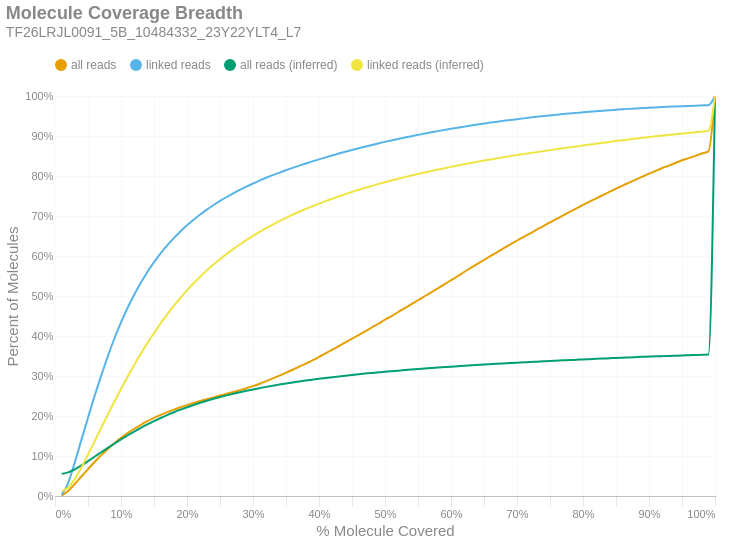

This figure's notebook cell:
### Markdown cell above
### Molecule Read Coverage
This chart shows molecule coverage breadth as computed by the number of bases aligned to that molecule. In other words, "*how much of each unique long molecule is actually sequenced/aligned?*" Keep in mind there is a distinction between sequences and alignments, since some sequences belonging to a particular molecule may not align well and wouldn't appear in the alignment data. This chart also shows molecule coverage breadth as computed by the *inferred fragment* from which the aligned sequences originate. Unlike read coverage, this calculation takes into account the total insert size, including unsequenced gaps between the forward and reverse reads. Like the previous figures, these are cumulative percents.

### Code cell
if SKIPLR:
    print_html(f"Skipped")
else:
    binned_df = consolidated_hist(valids['coverage_bp'], mask, 0.01, True)
    binned_df_inf = consolidated_hist(valids['coverage_inserts'], mask, 0.01, True)
    binned_df = binned_df.with_columns(pl.lit(binned_df_inf['all reads (cumsum)']).alias('all reads (inferred)'))
    binned_df = binned_df.with_columns(pl.lit(binned_df_inf['linked reads (cumsum)']).alias('linked reads (inferred)'))
    binned_df = binned_df.with_columns(
        (pl.col('bin').cast(pl.Float64) + 0.01).alias('right_edge')
    )

    with SafeRender(binned_df):
        (
            density_plot(binned_df, 'Molecule Coverage Breadth', samplename, 'molcov', ['all reads (inferred)','linked reads (inferred)'])
            .encode(
                #x=alt.X('bin:Q', title="% Molecule Covered").axis(format = '%').scale(padding=0),
                x=alt.X('right_edge:Q', title="% Molecule Covered").axis(format='%').scale(padding=0),
                y=alt.Y('value:Q', title='Percent of Molecules')
                    .axis(format='%')
                    .stack(False)
                    .scale(domainMin=0, padding=0),
                color=alt.Color("key:N").scale(domain = ["all reads", "linked reads", "all reads (inferred)", "linked reads (inferred)"]),
                tooltip = [
                    alt.Tooltip("key:N", title = "Data Type"),
                    alt.Tooltip("range_label:N", title="% Molecule Covered"),
                    alt.Tooltip("value:Q", format = ".2%", title="% Molecules")
                ]
            )
        ).display()

### Figure 1 — Vega-Lite specification as saved in the notebook (floating-point values rounded to 4 significant figures)
{"width": "container", "height": 400, "config": {"title": {"anchor": "start", "dy": -15, "fontSize": 18, "color": "#888888", "subtitleColor": "#888888", "subtitleFontSize": 14}, "arc": {"fill": "#0072B2"}, "axis": {"domainColor": "#888888", "domainWidth": 0.5, "gridWidth": 0.2, "grid": false, "titleFontWeight": 400, "titleFontSize": 15, "labelFontSize": 11, "labelColor": "#888888", "tickColor": "#888888", "tickWidth": 0.2, "titleColor": "#888888"}, "axisBand": {"grid": false}, "axisX": {"grid": true, "tickSize": 10, "domainCap": "round"}, "axisY": {"domain": false, "grid": true, "tickSize": 0, "domainCap": "round"}, "background": "transparent", "header": {"labelFontSize": 15, "labelColor": "#888888", "titleFontSize": 15, "titleFontWeight": 600, "titleColor": "#888888"}, "legend": {"labelFont": "sans-serif", "labelFontSize": 12, "labelColor": "#888888", "symbolSize": 100, "symbolType": "circle", "titleFontSize": 12, "titlePadding": 10, "titleColor": "#888888", "title": null, "orient": "top"}, "range": {"category": ["#E69F00", "#56B4E9", "#009E73", "#F0E442", "#0072B2", "#D55E00", "#CC79A7", "#000000"], "diverging": ["#cfe8f3", "#a2d4ec", "#73bfe2", "#46abdb", "#1696d2", "#12719e"]}, "area": {"fill": "#0072B2", "fillOpacity": 0.7, "line": true, "strokeOpacity": 0.7}, "line": {"color": "#0072B2", "stroke": "#0072B2", "strokeWidth": 2}, "trail": {"color": "#0072B2", "stroke": "#0072B2", "strokeWidth": 0, "size": 1}, "point": {"filled": true, "fillOpacity": 1.0, "size": 95}, "text": {"color": "#888888", "fontSize": 11, "align": "right", "fontWeight": 400, "size": 11}, "bar": {"fill": "#0072B2", "stroke": null}, "view": {"stroke": null, "continuousWidth": 660, "continuousHeight": 400}}, "data": {"name": "data-661670bf217cbdec0c6fd71e26784702"}, "mark": {"type": "line", "interpolate": "monotone", "point": {"opacity": 0, "size": 275}}, "encoding": {"color": {"field": "key", "scale": {"domain": ["all reads", "linked reads", "all reads (inferred)", "linked reads (inferred)"]}, "type": "nominal"}, "tooltip": [{"field": "key", "title": "Data Type", "type": "nominal"}, {"field": "range_label", "title": "% Molecule Covered", "type": "nominal"}, {"field": "value", "format": ".2%", "title": "% Molecules", "type": "quantitative"}], "x": {"axis": {"format": "%"}, "field": "right_edge", "scale": {"padding": 0}, "title": "% Molecule Covered", "type": "quantitative"}, "y": {"axis": {"format": "%"}, "field": "value", "scale": {"domainMin": 0, "padding": 0}, "stack": false, "title": "Percent of Molecules", "type": "quantitative"}}, "params": [{"name": "param_c36ac31b6afebe62", "select": {"type": "point", "fields": ["key"]}, "bind": "legend"}], "title": {"text": "Molecule Coverage Breadth", "subtitle": "TF26LRJL0091_5B_10484332_23Y22YLT4_L7"}, "transform": [{"fold": ["all reads (cumsum)", "linked reads (cumsum)", "all reads (inferred)", "linked reads (inferred)"]}, {"calculate": "replace(datum.key, ' (cumsum)', '')", "as": "key"}, {"filter": {"param": "param_c36ac31b6afebe62"}}], "usermeta": {"embedOptions": {"downloadFileName": "TF26LRJL0091_5B_10484332_23Y22YLT4_L7.molcov"}}, "$schema": "https://vega.github.io/schema/vega-lite/v6.4.1.json", "datasets": {"data-661670bf217cbdec0c6fd71e26784702": [{"bin": "0.0", "interval": "0.0-0.01", "all reads": 0.001201, "linked reads": 0.002297, "all reads (cumsum)": 0.001201, "linked reads (cumsum)": 0.002297, "range_label": "0.0-0.01", "all reads (inferred)": 0.05533, "linked reads (inferred)": 0.01169, "right_edge": 0.01}, {"bin": "0.01", "interval": "0.01-0.02", "all reads": 0.01121, "linked reads": 0.03071, "all reads (cumsum)": 0.01241, "linked reads (cumsum)": 0.03301, "range_label": "0.01-0.02", "all reads (inferred)": 0.05911, "linked reads (inferred)": 0.02109, "right_edge": 0.02}, {"bin": "0.02", "interval": "0.02-0.03", "all reads": 0.01758, "linked reads": 0.05098, "all reads (cumsum)": 0.02998, "linked reads (cumsum)": 0.08399, "range_label": "0.02-0.03", "all reads (inferred)": 0.06677, "linked reads (inferred)": 0.0428, "right_edge": 0.03}, {"bin": "0.03", "interval": "0.03-0.04", "all reads": 0.01884, "linked reads": 0.05639, "all reads (cumsum)": 0.04883, "linked reads (cumsum)": 0.1404, "range_label": "0.03-0.04", "all reads (inferred)": 0.07646, "linked reads (inferred)": 0.07132, "right_edge": 0.04}, {"bin": "0.04", "interval": "0.04-0.05", "all reads": 0.01836, "linked reads": 0.05545, "all reads (cumsum)": 0.06719, "linked reads (cumsum)": 0.1958, "range_label": "0.04-0.05", "all reads (inferred)": 0.0872, "linked reads (inferred)": 0.1034, "right_edge": 0.05}, {"bin": "0.05", "interval": "0.05-0.06", "all reads": 0.01784, "linked reads": 0.05418, "all reads (cumsum)": 0.08502, "linked reads (cumsum)": 0.25, "range_label": "0.05-0.06", "all reads (inferred)": 0.09822, "linked reads (inferred)": 0.1365, "right_edge": 0.06}, {"bin": "0.06", "interval": "0.06-0.07", "all reads": 0.01668, "linked reads": 0.05087, "all reads (cumsum)": 0.1017, "linked reads (cumsum)": 0.3009, "range_label": "0.06-0.07", "all reads (inferred)": 0.1093, "linked reads (inferred)": 0.1701, "right_edge": 0.07}, {"bin": "0.07", "interval": "0.07-0.08", "all reads": 0.01582, "linked reads": 0.04835, "all reads (cumsum)": 0.1175, "linked reads (cumsum)": 0.3492, "range_label": "0.07-0.08", "all reads (inferred)": 0.1203, "linked reads (inferred)": 0.2034, "right_edge": 0.08}, {"bin": "0.08", "interval": "0.08-0.09", "all reads": 0.01456, "linked reads": 0.04454, "all reads (cumsum)": 0.1321, "linked reads (cumsum)": 0.3938, "range_label": "0.08-0.09", "all reads (inferred)": 0.131, "linked reads (inferred)": 0.2361, "right_edge": 0.09}, {"bin": "0.09", "interval": "0.09-0.1", "all reads": 0.01318, "linked reads": 0.04013, "all reads (cumsum)": 0.1453, "linked reads (cumsum)": 0.4339, "range_label": "0.09-0.1", "all reads (inferred)": 0.1413, "linked reads (inferred)": 0.2677, "right_edge": 0.1}, {"bin": "0.1", "interval": "0.1-0.11", "all reads": 0.01206, "linked reads": 0.03664, "all reads (cumsum)": 0.1573, "linked reads (cumsum)": 0.4705, "range_label": "0.1-0.11", "all reads (inferred)": 0.1514, "linked reads (inferred)": 0.2982, "right_edge": 0.11}, {"bin": "0.11", "interval": "0.11-0.12", "all reads": 0.01076, "linked reads": 0.03264, "all reads (cumsum)": 0.1681, "linked reads (cumsum)": 0.5032, "range_label": "0.11-0.12", "all reads (inferred)": 0.161, "linked reads (inferred)": 0.3277, "right_edge": 0.12}, {"bin": "0.12", "interval": "0.12-0.13", "all reads": 0.009891, "linked reads": 0.0298, "all reads (cumsum)": 0.178, "linked reads (cumsum)": 0.533, "range_label": "0.12-0.13", "all reads (inferred)": 0.1702, "linked reads (inferred)": 0.3558, "right_edge": 0.13}, {"bin": "0.13", "interval": "0.13-0.14", "all reads": 0.008999, "linked reads": 0.02703, "all reads (cumsum)": 0.187, "linked reads (cumsum)": 0.56, "range_label": "0.13-0.14", "all reads (inferred)": 0.1788, "linked reads (inferred)": 0.3822, "right_edge": 0.14}, {"bin": "0.14", "interval": "0.14-0.15", "all reads": 0.008225, "linked reads": 0.02453, "all reads (cumsum)": 0.1952, "linked reads (cumsum)": 0.5845, "range_label": "0.14-0.15", "all reads (inferred)": 0.1871, "linked reads (inferred)": 0.4074, "right_edge": 0.15}, {"bin": "0.15", "interval": "0.15-0.16", "all reads": 0.007479, "linked reads": 0.022, "all reads (cumsum)": 0.2027, "linked reads (cumsum)": 0.6065, "range_label": "0.15-0.16", "all reads (inferred)": 0.195, "linked reads (inferred)": 0.4316, "right_edge": 0.16}, {"bin": "0.16", "interval": "0.16-0.17", "all reads": 0.006853, "linked reads": 0.01996, "all reads (cumsum)": 0.2095, "linked reads (cumsum)": 0.6265, "range_label": "0.16-0.17", "all reads (inferred)": 0.2024, "linked reads (inferred)": 0.4543, "right_edge": 0.17}, {"bin": "0.17", "interval": "0.17-0.18", "all reads": 0.006311, "linked reads": 0.01811, "all reads (cumsum)": 0.2158, "linked reads (cumsum)": 0.6446, "range_label": "0.17-0.18", "all reads (inferred)": 0.2093, "linked reads (inferred)": 0.4756, "right_edge": 0.18}, {"bin": "0.18", "interval": "0.18-0.19", "all reads": 0.005901, "linked reads": 0.0167, "all reads (cumsum)": 0.2217, "linked reads (cumsum)": 0.6613, "range_label": "0.18-0.19", "all reads (inferred)": 0.2158, "linked reads (inferred)": 0.4955, "right_edge": 0.19}, {"bin": "0.19", "interval": "0.19-0.2", "all reads": 0.00554, "linked reads": 0.01535, "all reads (cumsum)": 0.2273, "linked reads (cumsum)": 0.6767, "range_label": "0.19-0.2", "all reads (inferred)": 0.2219, "linked reads (inferred)": 0.5142, "right_edge": 0.2}, {"bin": "0.2", "interval": "0.2-0.21", "all reads": 0.005108, "linked reads": 0.01401, "all reads (cumsum)": 0.2324, "linked reads (cumsum)": 0.6907, "range_label": "0.2-0.21", "all reads (inferred)": 0.2277, "linked reads (inferred)": 0.5318, "right_edge": 0.21}, {"bin": "0.21", "interval": "0.21-0.22", "all reads": 0.004934, "linked reads": 0.01312, "all reads (cumsum)": 0.2373, "linked reads (cumsum)": 0.7038, "range_label": "0.21-0.22", "all reads (inferred)": 0.233, "linked reads (inferred)": 0.5483, "right_edge": 0.22}, {"bin": "0.22", "interval": "0.22-0.23", "all reads": 0.004674, "linked reads": 0.012, "all reads (cumsum)": 0.242, "linked reads (cumsum)": 0.7158, "range_label": "0.22-0.23", "all reads (inferred)": 0.2381, "linked reads (inferred)": 0.5639, "right_edge": 0.23}, {"bin": "0.23", "interval": "0.23-0.24", "all reads": 0.0046, "linked reads": 0.01115, "all reads (cumsum)": 0.2466, "linked reads (cumsum)": 0.7269, "range_label": "0.23-0.24", "all reads (inferred)": 0.2429, "linked reads (inferred)": 0.5785, "right_edge": 0.24}, {"bin": "0.24", "interval": "0.24-0.25", "all reads": 0.004524, "linked reads": 0.01071, "all reads (cumsum)": 0.2511, "linked reads (cumsum)": 0.7376, "range_label": "0.24-0.25", "all reads (inferred)": 0.2474, "linked reads (inferred)": 0.5921, "right_edge": 0.25}, {"bin": "0.25", "interval": "0.25-0.26", "all reads": 0.004329, "linked reads": 0.009854, "all reads (cumsum)": 0.2554, "linked reads (cumsum)": 0.7475, "range_label": "0.25-0.26", "all reads (inferred)": 0.2516, "linked reads (inferred)": 0.605, "right_edge": 0.26}, {"bin": "0.26", "interval": "0.26-0.27", "all reads": 0.00444, "linked reads": 0.009237, "all reads (cumsum)": 0.2599, "linked reads (cumsum)": 0.7567, "range_label": "0.26-0.27", "all reads (inferred)": 0.2556, "linked reads (inferred)": 0.6172, "right_edge": 0.27}, {"bin": "0.27", "interval": "0.27-0.28", "all reads": 0.004622, "linked reads": 0.008749, "all reads (cumsum)": 0.2645, "linked reads (cumsum)": 0.7655, "range_label": "0.27-0.28", "all reads (inferred)": 0.2593, "linked reads (inferred)": 0.6287, "right_edge": 0.28}, {"bin": "0.28", "interval": "0.28-0.29", "all reads": 0.004817, "linked reads": 0.008005, "all reads (cumsum)": 0.2693, "linked reads (cumsum)": 0.7735, "range_label": "0.28-0.29", "all reads (inferred)": 0.263, "linked reads (inferred)": 0.6399, "right_edge": 0.29}, {"bin": "0.29", "interval": "0.29-0.3", "all reads": 0.005371, "linked reads": 0.007677, "all reads (cumsum)": 0.2747, "linked reads (cumsum)": 0.7812, "range_label": "0.29-0.3", "all reads (inferred)": 0.2665, "linked reads (inferred)": 0.6504, "right_edge": 0.3}, {"bin": "0.3", "interval": "0.3-0.31", "all reads": 0.00591, "linked reads": 0.007282, "all reads (cumsum)": 0.2806, "linked reads (cumsum)": 0.7884, "range_label": "0.3-0.31", "all reads (inferred)": 0.2697, "linked reads (inferred)": 0.6603, "right_edge": 0.31}, {"bin": "0.31", "interval": "0.31-0.32", "all reads": 0.006581, "linked reads": 0.007079, "all reads (cumsum)": 0.2872, "linked reads (cumsum)": 0.7955, "range_label": "0.31-0.32", "all reads (inferred)": 0.2728, "linked reads (inferred)": 0.6698, "right_edge": 0.32}, {"bin": "0.32", "interval": "0.32-0.33", "all reads": 0.006775, "linked reads": 0.006618, "all reads (cumsum)": 0.294, "linked reads (cumsum)": 0.8021, "range_label": "0.32-0.33", "all reads (inferred)": 0.2757, "linked reads (inferred)": 0.6787, "right_edge": 0.33}, {"bin": "0.33", "interval": "0.33-0.34", "all reads": 0.006968, "linked reads": 0.00621, "all reads (cumsum)": 0.3009, "linked reads (cumsum)": 0.8084, "range_label": "0.33-0.34", "all reads (inferred)": 0.2785, "linked reads (inferred)": 0.6872, "right_edge": 0.34}, {"bin": "0.34", "interval": "0.34-0.35", "all reads": 0.007285, "linked reads": 0.006143, "all reads (cumsum)": 0.3082, "linked reads (cumsum)": 0.8145, "range_label": "0.34-0.35", "all reads (inferred)": 0.2812, "linked reads (inferred)": 0.6954, "right_edge": 0.35}, {"bin": "0.35", "interval": "0.35-0.36", "all reads": 0.007408, "linked reads": 0.005763, "all reads (cumsum)": 0.3156, "linked reads (cumsum)": 0.8203, "range_label": "0.35-0.36", "all reads (inferred)": 0.2838, "linked reads (inferred)": 0.7032, "right_edge": 0.36}, {"bin": "0.36", "interval": "0.36-0.37", "all reads": 0.007604, "linked reads": 0.005569, "all reads (cumsum)": 0.3232, "linked reads (cumsum)": 0.8258, "range_label": "0.36-0.37", "all reads (inferred)": 0.2862, "linked reads (inferred)": 0.7106, "right_edge": 0.37}, {"bin": "0.37", "interval": "0.37-0.38", "all reads": 0.007765, "linked reads": 0.005472, "all reads (cumsum)": 0.331, "linked reads (cumsum)": 0.8313, "range_label": "0.37-0.38", "all reads (inferred)": 0.2885, "linked reads (inferred)": 0.7176, "right_edge": 0.38}, {"bin": "0.38", "interval": "0.38-0.39", "all reads": 0.008085, "linked reads": 0.005273, "all reads (cumsum)": 0.3391, "linked reads (cumsum)": 0.8366, "range_label": "0.38-0.39", "all reads (inferred)": 0.2908, "linked reads (inferred)": 0.7244, "right_edge": 0.39}, {"bin": "0.39", "interval": "0.39-0.4", "all reads": 0.008595, "linked reads": 0.005076, "all reads (cumsum)": 0.3477, "linked reads (cumsum)": 0.8417, "range_label": "0.39-0.4", "all reads (inferred)": 0.2929, "linked reads (inferred)": 0.731, "right_edge": 0.4}, {"bin": "0.4", "interval": "0.4-0.41", "all reads": 0.008756, "linked reads": 0.004964, "all reads (cumsum)": 0.3564, "linked reads (cumsum)": 0.8466, "range_label": "0.4-0.41", "all reads (inferred)": 0.295, "linked reads (inferred)": 0.7372, "right_edge": 0.41}, {"bin": "0.41", "interval": "0.41-0.42", "all reads": 0.009172, "linked reads": 0.004686, "all reads (cumsum)": 0.3656, "linked reads (cumsum)": 0.8513, "range_label": "0.41-0.42", "all reads (inferred)": 0.297, "linked reads (inferred)": 0.7432, "right_edge": 0.42}, {"bin": "0.42", "interval": "0.42-0.43", "all reads": 0.009256, "linked reads": 0.004778, "all reads (cumsum)": 0.3749, "linked reads (cumsum)": 0.8561, "range_label": "0.42-0.43", "all reads (inferred)": 0.2989, "linked reads (inferred)": 0.749, "right_edge": 0.43}, {"bin": "0.43", "interval": "0.43-0.44", "all reads": 0.009105, "linked reads": 0.004529, "all reads (cumsum)": 0.384, "linked reads (cumsum)": 0.8606, "range_label": "0.43-0.44", "all reads (inferred)": 0.3007, "linked reads (inferred)": 0.7546, "right_edge": 0.44}, {"bin": "0.44", "interval": "0.44-0.45", "all reads": 0.009164, "linked reads": 0.004447, "all reads (cumsum)": 0.3931, "linked reads (cumsum)": 0.8651, "range_label": "0.44-0.45", "all reads (inferred)": 0.3026, "linked reads (inferred)": 0.7602, "right_edge": 0.45}, {"bin": "0.45", "interval": "0.45-0.46", "all reads": 0.009285, "linked reads": 0.004288, "all reads (cumsum)": 0.4024, "linked reads (cumsum)": 0.8693, "range_label": "0.45-0.46", "all reads (inferred)": 0.3043, "linked reads (inferred)": 0.7655, "right_edge": 0.46}, {"bin": "0.46", "interval": "0.46-0.47", "all reads": 0.009258, "linked reads": 0.004131, "all reads (cumsum)": 0.4117, "linked reads (cumsum)": 0.8735, "range_label": "0.46-0.47", "all reads (inferred)": 0.306, "linked reads (inferred)": 0.7706, "right_edge": 0.47}, {"bin": "0.47", "interval": "0.47-0.48", "all reads": 0.009603, "linked reads": 0.004095, "all reads (cumsum)": 0.4213, "linked reads (cumsum)": 0.8776, "range_label": "0.47-0.48", "all reads (inferred)": 0.3075, "linked reads (inferred)": 0.7753, "right_edge": 0.48}, {"bin": "0.48", "interval": "0.48-0.49", "all reads": 0.009339, "linked reads": 0.003881, "all reads (cumsum)": 0.4306, "linked reads (cumsum)": 0.8814, "range_label": "0.48-0.49", "all reads (inferred)": 0.3091, "linked reads (inferred)": 0.78, "right_edge": 0.49}, {"bin": "0.49", "interval": "0.49-0.5", "all reads": 0.01031, "linked reads": 0.003818, "all reads (cumsum)": 0.4409, "linked reads (cumsum)": 0.8853, "range_label": "0.49-0.5", "all reads (inferred)": 0.3106, "linked reads (inferred)": 0.7846, "right_edge": 0.5}, {"bin": "0.5", "interval": "0.5-0.51", "all reads": 0.009008, "linked reads": 0.00368, "all reads (cumsum)": 0.4499, "linked reads (cumsum)": 0.8889, "range_label": "0.5-0.51", "all reads (inferred)": 0.312, "linked reads (inferred)": 0.7889, "right_edge": 0.51}, {"bin": "0.51", "interval": "0.51-0.52", "all reads": 0.01006, "linked reads": 0.003744, "all reads (cumsum)": 0.46, "linked reads (cumsum)": 0.8927, "range_label": "0.51-0.52", "all reads (inferred)": 0.3134, "linked reads (inferred)": 0.7931, "right_edge": 0.52}, {"bin": "0.52", "interval": "0.52-0.53", "all reads": 0.009662, "linked reads": 0.003442, "all reads (cumsum)": 0.4697, "linked reads (cumsum)": 0.8961, "range_label": "0.52-0.53", "all reads (inferred)": 0.3148, "linked reads (inferred)": 0.7972, "right_edge": 0.53}, {"bin": "0.53", "interval": "0.53-0.54", "all reads": 0.009953, "linked reads": 0.00347, "all reads (cumsum)": 0.4796, "linked reads (cumsum)": 0.8996, "range_label": "0.53-0.54", "all reads (inferred)": 0.3161, "linked reads (inferred)": 0.8012, "right_edge": 0.54}, {"bin": "0.54", "interval": "0.54-0.55", "all reads": 0.009756, "linked reads": 0.003244, "all reads (cumsum)": 0.4894, "linked reads (cumsum)": 0.9028, "range_label": "0.54-0.55", "all reads (inferred)": 0.3174, "linked reads (inferred)": 0.805, "right_edge": 0.55}, {"bin": "0.55", "interval": "0.55-0.56", "all reads": 0.01003, "linked reads": 0.003158, "all reads (cumsum)": 0.4994, "linked reads (cumsum)": 0.906, "range_label": "0.55-0.56", "all reads (inferred)": 0.3186, "linked reads (inferred)": 0.8087, "right_edge": 0.56}, {"bin": "0.56", "interval": "0.56-0.57", "all reads": 0.009878, "linked reads": 0.003158, "all reads (cumsum)": 0.5093, "linked reads (cumsum)": 0.9092, "range_label": "0.56-0.57", "all reads (inferred)": 0.3199, "linked reads (inferred)": 0.8124, "right_edge": 0.57}, {"bin": "0.57", "interval": "0.57-0.58", "all reads": 0.009777, "linked reads": 0.003009, "all reads (cumsum)": 0.5191, "linked reads (cumsum)": 0.9122, "range_label": "0.57-0.58", "all reads (inferred)": 0.3211, "linked reads (inferred)": 0.816, "right_edge": 0.58}, {"bin": "0.58", "interval": "0.58-0.59", "all reads": 0.01007, "linked reads": 0.002949, "all reads (cumsum)": 0.5291, "linked reads (cumsum)": 0.9151, "range_label": "0.58-0.59", "all reads (inferred)": 0.3222, "linked reads (inferred)": 0.8194, "right_edge": 0.59}, {"bin": "0.59", "interval": "0.59-0.6", "all reads": 0.01022, "linked reads": 0.002889, "all reads (cumsum)": 0.5393, "linked reads (cumsum)": 0.918, "range_label": "0.59-0.6", "all reads (inferred)": 0.3234, "linked reads (inferred)": 0.8228, "right_edge": 0.6}, {"bin": "0.6", "interval": "0.6-0.61", "all reads": 0.01009, "linked reads": 0.002785, "all reads (cumsum)": 0.5494, "linked reads (cumsum)": 0.9208, "range_label": "0.6-0.61", "all reads (inferred)": 0.3245, "linked reads (inferred)": 0.826, "right_edge": 0.61}, {"bin": "0.61", "interval": "0.61-0.62", "all reads": 0.01053, "linked reads": 0.002651, "all reads (cumsum)": 0.56, "linked reads (cumsum)": 0.9234, "range_label": "0.61-0.62", "all reads (inferred)": 0.3256, "linked reads (inferred)": 0.8294, "right_edge": 0.62}, {"bin": "0.62", "interval": "0.62-0.63", "all reads": 0.01012, "linked reads": 0.002638, "all reads (cumsum)": 0.5701, "linked reads (cumsum)": 0.9261, "range_label": "0.62-0.63", "all reads (inferred)": 0.3266, "linked reads (inferred)": 0.8325, "right_edge": 0.63}, {"bin": "0.63", "interval": "0.63-0.64", "all reads": 0.01011, "linked reads": 0.002604, "all reads (cumsum)": 0.5802, "linked reads (cumsum)": 0.9287, "range_label": "0.63-0.64", "all reads (inferred)": 0.3276, "linked reads (inferred)": 0.8355, "right_edge": 0.64}, {"bin": "0.64", "interval": "0.64-0.65", "all reads": 0.009822, "linked reads": 0.00244, "all reads (cumsum)": 0.59, "linked reads (cumsum)": 0.9311, "range_label": "0.64-0.65", "all reads (inferred)": 0.3287, "linked reads (inferred)": 0.8385, "right_edge": 0.65}, {"bin": "0.65", "interval": "0.65-0.66", "all reads": 0.01007, "linked reads": 0.002378, "all reads (cumsum)": 0.6001, "linked reads (cumsum)": 0.9335, "range_label": "0.65-0.66", "all reads (inferred)": 0.3296, "linked reads (inferred)": 0.8414, "right_edge": 0.66}, {"bin": "0.66", "interval": "0.66-0.67", "all reads": 0.009617, "linked reads": 0.002197, "all reads (cumsum)": 0.6097, "linked reads (cumsum)": 0.9357, "range_label": "0.66-0.67", "all reads (inferred)": 0.3306, "linked reads (inferred)": 0.8442, "right_edge": 0.67}, {"bin": "0.67", "interval": "0.67-0.68", "all reads": 0.009811, "linked reads": 0.002163, "all reads (cumsum)": 0.6195, "linked reads (cumsum)": 0.9379, "range_label": "0.67-0.68", "all reads (inferred)": 0.3315, "linked reads (inferred)": 0.8469, "right_edge": 0.68}, {"bin": "0.68", "interval": "0.68-0.69", "all reads": 0.009452, "linked reads": 0.002084, "all reads (cumsum)": 0.629, "linked reads (cumsum)": 0.9399, "range_label": "0.68-0.69", "all reads (inferred)": 0.3324, "linked reads (inferred)": 0.8497, "right_edge": 0.69}, {"bin": "0.69", "interval": "0.69-0.7", "all reads": 0.00952, "linked reads": 0.002106, "all reads (cumsum)": 0.6385, "linked reads (cumsum)": 0.9421, "range_label": "0.69-0.7", "all reads (inferred)": 0.3333, "linked reads (inferred)": 0.8523, "right_edge": 0.7}, {"bin": "0.7", "interval": "0.7-0.71", "all reads": 0.009128, "linked reads": 0.002018, "all reads (cumsum)": 0.6476, "linked reads (cumsum)": 0.9441, "range_label": "0.7-0.71", "all reads (inferred)": 0.3341, "linked reads (inferred)": 0.8547, "right_edge": 0.71}, {"bin": "0.71", "interval": "0.71-0.72", "all reads": 0.00898, "linked reads": 0.001956, "all reads (cumsum)": 0.6566, "linked reads (cumsum)": 0.946, "range_label": "0.71-0.72", "all reads (inferred)": 0.335, "linked reads (inferred)": 0.8572, "right_edge": 0.72}, {"bin": "0.72", "interval": "0.72-0.73", "all reads": 0.00935, "linked reads": 0.001947, "all reads (cumsum)": 0.6659, "linked reads (cumsum)": 0.948, "range_label": "0.72-0.73", "all reads (inferred)": 0.3358, "linked reads (inferred)": 0.8597, "right_edge": 0.73}, {"bin": "0.73", "interval": "0.73-0.74", "all reads": 0.008933, "linked reads": 0.001759, "all reads (cumsum)": 0.6749, "linked reads (cumsum)": 0.9497, "range_label": "0.73-0.74", "all reads (inferred)": 0.3366, "linked reads (inferred)": 0.8622, "right_edge": 0.74}, {"bin": "0.74", "interval": "0.74-0.75", "all reads": 0.009216, "linked reads": 0.001732, "all reads (cumsum)": 0.6841, "linked reads (cumsum)": 0.9515, "range_label": "0.74-0.75", "all reads (inferred)": 0.3375, "linked reads (inferred)": 0.8647, "right_edge": 0.75}, {"bin": "0.75", "interval": "0.75-0.76", "all reads": 0.008634, "linked reads": 0.001704, "all reads (cumsum)": 0.6927, "linked reads (cumsum)": 0.9532, "range_label": "0.75-0.76", "all reads (inferred)": 0.3383, "linked reads (inferred)": 0.867, "right_edge": 0.76}, {"bin": "0.76", "interval": "0.76-0.77", "all reads": 0.008835, "linked reads": 0.001592, "all reads (cumsum)": 0.7016, "linked reads (cumsum)": 0.9548, "range_label": "0.76-0.77", "all reads (inferred)": 0.3391, "linked reads (inferred)": 0.8694, "right_edge": 0.77}, {"bin": "0.77", "interval": "0.77-0.78", "all reads": 0.00869, "linked reads": 0.001609, "all reads (cumsum)": 0.7102, "linked reads (cumsum)": 0.9564, "range_label": "0.77-0.78", "all reads (inferred)": 0.3399, "linked reads (inferred)": 0.8718, "right_edge": 0.78}, {"bin": "0.78", "interval": "0.78-0.79", "all reads": 0.008621, "linked reads": 0.001432, "all reads (cumsum)": 0.7189, "linked reads (cumsum)": 0.9578, "range_label": "0.78-0.79", "all reads (inferred)": 0.3406, "linked reads (inferred)": 0.874, "right_edge": 0.79}, {"bin": "0.79", "interval": "0.79-0.8", "all reads": 0.008811, "linked reads": 0.001448, "all reads (cumsum)": 0.7277, "linked reads (cumsum)": 0.9593, "range_label": "0.79-0.8", "all reads (inferred)": 0.3414, "linked reads (inferred)": 0.8763, "right_edge": 0.8}, {"bin": "0.8", "interval": "0.8-0.81", "all reads": 0.008059, "linked reads": 0.001335, "all reads (cumsum)": 0.7357, "linked reads (cumsum)": 0.9606, "range_label": "0.8-0.81", "all reads (inferred)": 0.3422, "linked reads (inferred)": 0.8785, "right_edge": 0.81}, {"bin": "0.81", "interval": "0.81-0.82", "all reads": 0.008213, "linked reads": 0.001379, "all reads (cumsum)": 0.744, "linked reads (cumsum)": 0.962, "range_label": "0.81-0.82", "all reads (inferred)": 0.3429, "linked reads (inferred)": 0.8808, "right_edge": 0.82}, {"bin": "0.82", "interval": "0.82-0.83", "all reads": 0.00833, "linked reads": 0.00128, "all reads (cumsum)": 0.7523, "linked reads (cumsum)": 0.9632, "range_label": "0.82-0.83", "all reads (inferred)": 0.3437, "linked reads (inferred)": 0.883, "right_edge": 0.83}, {"bin": "0.83", "interval": "0.83-0.84", "all reads": 0.008019, "linked reads": 0.001213, "all reads (cumsum)": 0.7603, "linked reads (cumsum)": 0.9645, "range_label": "0.83-0.84", "all reads (inferred)": 0.3444, "linked reads (inferred)": 0.8851, "right_edge": 0.84}, {"bin": "0.84", "interval": "0.84-0.85", "all reads": 0.007761, "linked reads": 0.001126, "all reads (cumsum)": 0.7681, "linked reads (cumsum)": 0.9656, "range_label": "0.84-0.85", "all reads (inferred)": 0.3451, "linked reads (inferred)": 0.8873, "right_edge": 0.85}, {"bin": "0.85", "interval": "0.85-0.86", "all reads": 0.007889, "linked reads": 0.001139, "all reads (cumsum)": 0.776, "linked reads (cumsum)": 0.9667, "range_label": "0.85-0.86", "all reads (inferred)": 0.3458, "linked reads (inferred)": 0.8894, "right_edge": 0.86}, {"bin": "0.86", "interval": "0.86-0.87", "all reads": 0.007505, "linked reads": 0.001088, "all reads (cumsum)": 0.7835, "linked reads (cumsum)": 0.9678, "range_label": "0.86-0.87", "all reads (inferred)": 0.3465, "linked reads (inferred)": 0.8915, "right_edge": 0.87}, {"bin": "0.87", "interval": "0.87-0.88", "all reads": 0.007581, "linked reads": 0.0009841, "all reads (cumsum)": 0.791, "linked reads (cumsum)": 0.9688, "range_label": "0.87-0.88", "all reads (inferred)": 0.3472, "linked reads (inferred)": 0.8935, "right_edge": 0.88}, {"bin": "0.88", "interval": "0.88-0.89", "all reads": 0.007319, "linked reads": 0.0009322, "all reads (cumsum)": 0.7984, "linked reads (cumsum)": 0.9697, "range_label": "0.88-0.89", "all reads (inferred)": 0.3478, "linked reads (inferred)": 0.8954, "right_edge": 0.89}, {"bin": "0.89", "interval": "0.89-0.9", "all reads": 0.007433, "linked reads": 0.0009652, "all reads (cumsum)": 0.8058, "linked reads (cumsum)": 0.9707, "range_label": "0.89-0.9", "all reads (inferred)": 0.3484, "linked reads (inferred)": 0.8973, "right_edge": 0.9}, {"bin": "0.9", "interval": "0.9-0.91", "all reads": 0.006689, "linked reads": 0.0008484, "all reads (cumsum)": 0.8125, "linked reads (cumsum)": 0.9715, "range_label": "0.9-0.91", "all reads (inferred)": 0.3491, "linked reads (inferred)": 0.8992, "right_edge": 0.91}, {"bin": "0.91", "interval": "0.91-0.92", "all reads": 0.007406, "linked reads": 0.0008826, "all reads (cumsum)": 0.8199, "linked reads (cumsum)": 0.9724, "range_label": "0.91-0.92", "all reads (inferred)": 0.3497, "linked reads (inferred)": 0.901, "right_edge": 0.92}, {"bin": "0.92", "interval": "0.92-0.93", "all reads": 0.006142, "linked reads": 0.000754, "all reads (cumsum)": 0.826, "linked reads (cumsum)": 0.9732, "range_label": "0.92-0.93", "all reads (inferred)": 0.3503, "linked reads (inferred)": 0.9028, "right_edge": 0.93}, {"bin": "0.93", "interval": "0.93-0.94", "all reads": 0.006543, "linked reads": 0.0007611, "all reads (cumsum)": 0.8326, "linked reads (cumsum)": 0.9739, "range_label": "0.93-0.94", "all reads (inferred)": 0.3508, "linked reads (inferred)": 0.9044, "right_edge": 0.94}, {"bin": "0.94", "interval": "0.94-0.95", "all reads": 0.006655, "linked reads": 0.0006974, "all reads (cumsum)": 0.8392, "linked reads (cumsum)": 0.9746, "range_label": "0.94-0.95", "all reads (inferred)": 0.3514, "linked reads (inferred)": 0.906, "right_edge": 0.95}, {"bin": "0.95", "interval": "0.95-0.96", "all reads": 0.00538, "linked reads": 0.000636, "all reads (cumsum)": 0.8446, "linked reads (cumsum)": 0.9753, "range_label": "0.95-0.96", "all reads (inferred)": 0.352, "linked reads (inferred)": 0.9077, "right_edge": 0.96}, {"bin": "0.96", "interval": "0.96-0.97", "all reads": 0.00584, "linked reads": 0.0006112, "all reads (cumsum)": 0.8504, "linked reads (cumsum)": 0.9759, "range_label": "0.96-0.97", "all reads (inferred)": 0.3526, "linked reads (inferred)": 0.9094, "right_edge": 0.97}, {"bin": "0.97", "interval": "0.97-0.98", "all reads": 0.005651, "linked reads": 0.0005959, "all reads (cumsum)": 0.8561, "linked reads (cumsum)": 0.9765, "range_label": "0.97-0.98", "all reads (inferred)": 0.3531, "linked reads (inferred)": 0.911, "right_edge": 0.98}, {"bin": "0.98", "interval": "0.98-0.99", "all reads": 0.005345, "linked reads": 0.0005805, "all reads (cumsum)": 0.8614, "linked reads (cumsum)": 0.9771, "range_label": "0.98-0.99", "all reads (inferred)": 0.3538, "linked reads (inferred)": 0.9128, "right_edge": 0.99}, {"bin": "0.99", "interval": "0.99-1.0", "all reads": 0.1386, "linked reads": 0.02294, "all reads (cumsum)": 1.0, "linked reads (cumsum)": 1.0, "range_label": "0.99-1.0", "all reads (inferred)": 1.0, "linked reads (inferred)": 1.0, "right_edge": 1.0}]}}
